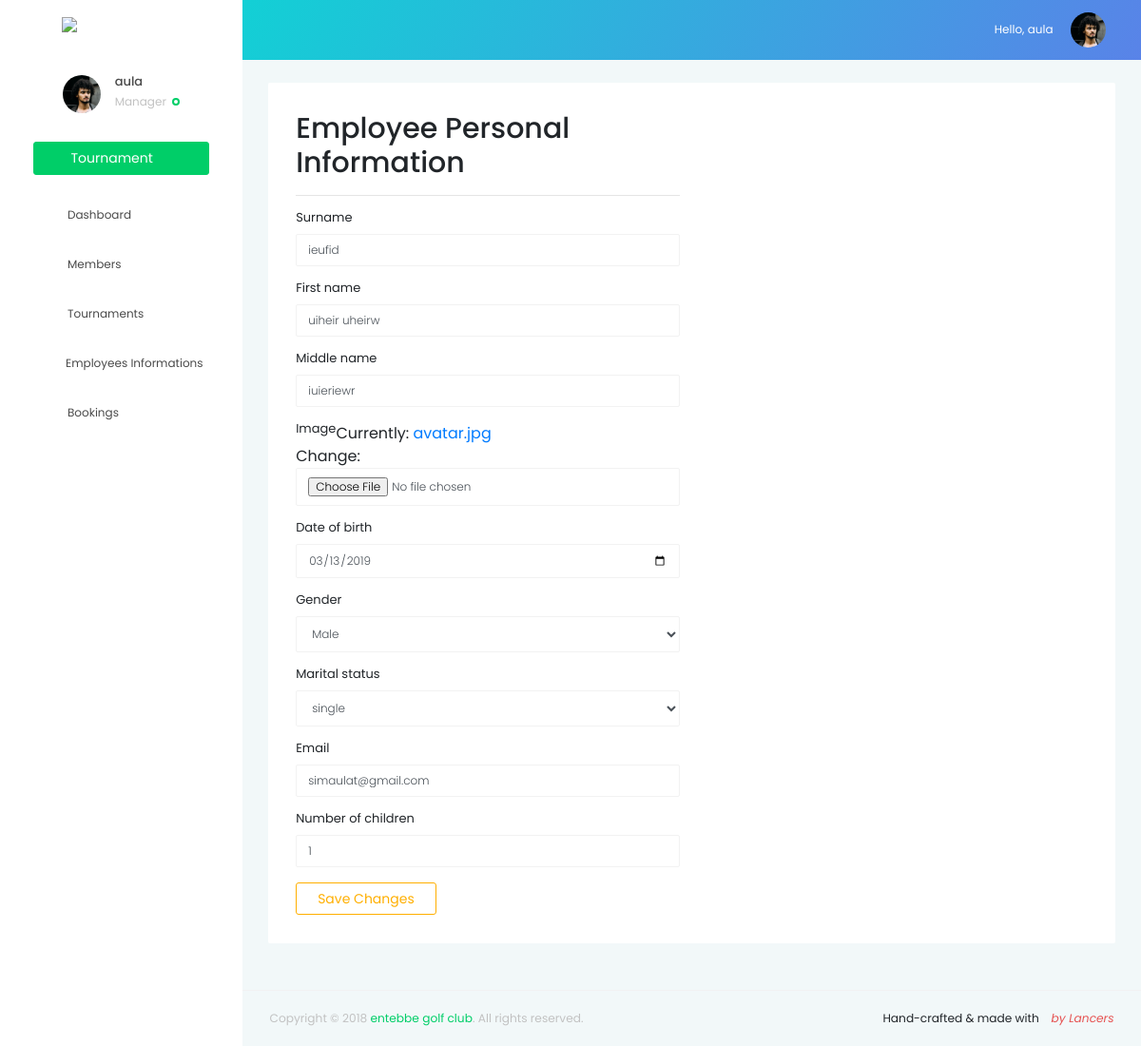
Page /employee/1/ (signed in) on the committed database.
### golfproject/models.py (models this page shows, shortened)
class UserProfile(models.Model):
    user = models.OneToOneField(User, on_delete=models.CASCADE, primary_key=True)
    gender = models.CharField(max_length=100, default='male')
    address = models.CharField(max_length=100, default='kamapala')
    phone_number = models.CharField(max_length=100)
    member_category = models.CharField(max_length=100)
    image = models.ImageField(default='avatar.jpg', upload_to='profile_pics')

### employee/models.py (models this page shows, shortened)
class EmployeePersonalInfo(models.Model):
    MARITAL_STATUS = (('single', 'single'),
                      ('married', 'married'),
                      ('divorced', 'divorced'),
                      ('cohabiting', 'cohabiting'))
    GENDER = (('male', 'Male'), ('female', 'Female'))
    surname = models.CharField(max_length=100)
    first_name = models.CharField(max_length=100)
    middle_name = models.CharField(max_length=100)
    date_of_birth = models.DateField()
    gender = models.CharField(max_length=100, choices=GENDER)
    marital_status = models.CharField(max_length=100, choices=MARITAL_STATUS)
    contact = models.CharField(max_length=100)
    email = models.EmailField(unique=True)
    number_of_children = models.IntegerField()
    image = models.ImageField(default='avatar.jpg', upload_to='media/profile_pic', null=True)
    create_at = models.DateTimeField(auto_now_add=True, null=True)

### employee/views.py (the view, shortened to what this page needs)
# urls.py: path('employee/<int:pk>/', EditPersonalDetailView.as_view(), name='edit-employee-info'),
class EditPersonalDetailView(LoginRequiredMixin,UserPassesTestMixin, UpdateView):
    model = EmployeePersonalInfo
    fields = ['surname', 'first_name', 'middle_name', 'image', 'date_of_birth',
              'gender', 'marital_status', 'email', 'Contact', 'number_of_children']
    def get_form(self, form_class=UpdateView):
        form = super().get_form()
        form.fields['date_of_birth'].widget = DateInput()
        return form
    def test_func(self):
        if self.request.user.is_superuser:
            return True
        else:
            return False

### employee/templates/employee/employeepersonalinfo_form.html (shortened to what this page needs)
{% extends 'golfproject/base.html' %}
{% load crispy_forms_tags %}
{% load bootstrap4 %}
{% block pagecontent %}
    <div class="content-wrapper">
        <div class="row">
          <div class="col-lg-12 grid-margin">
              <div class="card">
                  <div class="card-body">
                      <div class="row">
                          <div class="col-lg-6">
                              <h2>Employee Personal Information</h2>
                              <hr>
                              <form method="post" enctype="multipart/form-data">
                                  {% bootstrap_form form %}
                                  <input type="submit" value="Save Changes" class="btn btn-outline-warning">
                              </form>
                          </div>
                          <div class="col-lg-3">
                          </div>
                      </div>
                  </div>
            </div>
          </div>
        </div>
    </div>
{%endblock %}

### golfproject/templates/golfproject/base.html (shortened to what this page needs)
{% load  static%}
<!DOCTYPE html>
<html lang="en">
<head>
    <link rel="stylesheet" href="{% static 'golfproject/vendors/iconfonts/mdi/css/materialdesignicons.min.css' %}">
    <link rel="stylesheet" href="{% static 'golfproject/vendors/css/vendor.bundle.base.css' %}">
    <link rel="stylesheet" href="{% static  'golfproject/vendors/css/vendor.bundle.addons.css' %}">
    <link rel="stylesheet" href="{% static 'golfproject/vendors/DataTables/css/dataTables.bootstrap4.css' %}">
    <link rel="stylesheet" type="text/css" href="{% static 'golfproject/css/main.css' %}">
  <link rel="stylesheet" href="{%  static 'golfproject/css/style.css'%}">
    <link rel="stylesheet" href="{% static 'golfproject/css/main.css' %}">
</head>
<body>
  <div class="container-scroller">
    <nav class="navbar default-layout col-lg-12 col-12 p-0 fixed-top d-flex flex-row">
      <div class="text-center navbar-brand-wrapper d-flex align-items-top justify-content-center">
        <a class="navbar-brand brand-logo" href="base.html">
          <img src="{% static 'golfproject/images/logo.svg'%}" alt="logo" />
        </a>
      </div>
      <div class="navbar-menu-wrapper d-flex align-items-center">
        <ul class="navbar-nav navbar-nav-right">
          <li class="nav-item dropdown d-none d-xl-inline-block">
            <a class="nav-link dropdown-toggle" id="UserDropdown" href="#" data-toggle="dropdown" aria-expanded="false">
              <span class="profile-text">Hello, {{ user.username }}</span>
              <img class="img-xs rounded-circle" src="{{ user.userprofile.image.url}}" alt="Profile image">
            </a>
          </li>
        </ul>
      </div>
    </nav>
    <div class="container-fluid page-body-wrapper">
      <nav class="sidebar sidebar-offcanvas" id="sidebar">
        <ul class="nav">
          <li class="nav-item nav-profile">
            <div class="nav-link">
              <div class="user-wrapper">
                <div class="profile-image">
                  <img src="{{user.userprofile.image.url}}" alt="profile image">
                </div>
                <div class="text-wrapper">
                  <p class="profile-name">{{ user.username }}</p>
                  <div>
                    <small class="designation text-muted">Manager</small>
                    <span class="status-indicator online"></span>
                  </div>
                </div>
              </div>
              <button class="btn btn-success btn-block"> Tournament
                <i class="mdi mdi-plus"></i>
              </button>
            </div>
          </li>
            {% if user.is_authenticated and user.is_superuser%}
                <li class="nav-item">
                    <a class="nav-link" href="{% url 'admin-index' %}">
                        <i class="menu-icon mdi mdi-television"></i>
                        <span class="menu-title">Dashboard</span>
                    </a>
                </li>
                <li class="nav-item">
                    <a class="nav-link"  href="{% url 'admin-members' %}" aria-controls="ui-basic">
                        <i class="menu-icon mdi mdi-content-copy"></i>
                        <span class="menu-title">Members</span>
                    </a>
                </li>
                <li class="nav-item">
                    <a class="nav-link" href="{% url 'admin-tournament' %}">
                        <i class="menu-icon mdi mdi-backup-restore"></i>
                        <span class="menu-title">Tournaments</span>
                    </a>
                </li>
                <li class="nav-item">
                    <a class="nav-link" data-toggle="collapse" href="#ui-basic" aria-expanded="false" aria-controls="ui-basic">
                        <i class="menu-icon mdi mdi-content-copy"></i>
                        <span class="menu-title">Employees Informations</span>
                        <i class="menu-arrow"></i>
                    </a>
                </li>
                <li class="nav-item">
                    <a class="nav-link" href="{% url 'admin-books-info'%}">
                        <i class="menu-icon mdi mdi-sticker"></i>
                        <span class="menu-title">Bookings</span>
                    </a>
                </li>
            {% endif %}
        </ul>
      </nav>
      <div class="main-panel">
      {% load static %}
        {% block pagecontent %}{% endblock %}
        <footer class="footer">
          <div class="container-fluid clearfix">
            <span class="text-muted d-block text-center text-sm-left d-sm-inline-block">Copyright © 2018
              <a href="http://www.bootstrapdash.com/" target="_blank">entebbe golf club</a>. All rights reserved.</span>
            <span class="float-none float-sm-right d-block mt-1 mt-sm-0 text-center">Hand-crafted & made with
              <i class="mdi mdi-heart text-danger">by Lancers</i>
            </span>
          </div>
        </footer>
      </div>
    </div>
  </div>
</body>
</html>

### rows in the picture
EmployeePersonalInfo: surname "ieufid", first_name "uiheir uheirw", middle_name "iuieriewr", date_of_birth "03/13/2019", gender "Male", marital_status "single", email "simaulat@gmail.com", number_of_children "1"

### other values in the picture
{{ user.username }} "aula"
